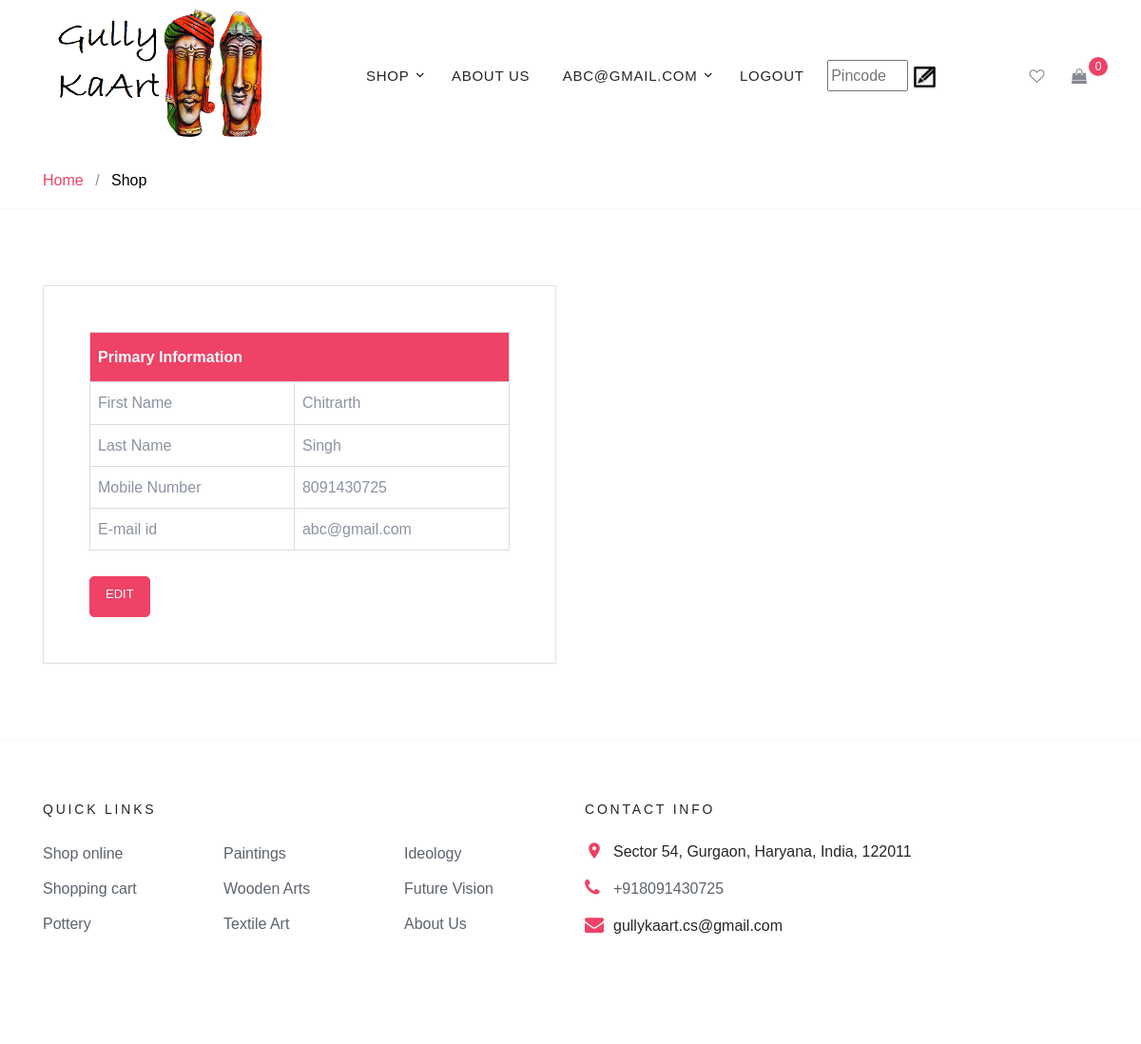
/profile/ (signed in), run on the app's committed database.
### main/models.py (models this page shows, shortened)
class User(AbstractBaseUser):
	email = models.EmailField(max_length=255, unique=True)
	active = models.BooleanField(default=True)
	staff = models.BooleanField(default=False)
	admin = models.BooleanField(default=False)
	USERNAME_FIELD = 'email'
	REQUIRED_FIELDS = []
	objects = UserManager()
	@property
	def is_active(self):
		return self.active

class UserProfile(models.Model):
	user = models.OneToOneField(User, on_delete = models.CASCADE)
	first_name = models.CharField(max_length=50)
	last_name = models.CharField(max_length=50)
	phone = models.CharField(max_length=10)

### main/views.py (the view)
# urls.py: path("profile/",views.profile, name = "profile"),
def profile(request):
	user=User.objects.get(email=request.user.email)
	user_profile = UserProfile.objects.get(user=user)
	cart_count=0
	if request.user.is_authenticated :
		cart_count=Cart.objects.all().filter(email=User.objects.get(email=request.user.email)).count()
	return render(request = request,
                  template_name = "main/profile.html",
                  context={"user_profile":user_profile,'cart_count':cart_count}
                  )

### main/templates/main/profile.html (shortened to what this page needs)
{% extends 'main/base.html'%}
{% block count %}
    {% with count=cart_count %}
        {{ block.super }}
    {% endwith%}
{% endblock count%}
{% block body %}
<div class="site-wrap">
    <div class="custom-border-bottom py-3">
      <div class="container">
        <div class="row">
          <div class="col-md-12 mb-0">
            <a href="../">Home</a>
            <span class="mx-2 mb-0">/</span>
            <strong class="text-black">Shop</strong>
          </div>
        </div>
      </div>
    </div>
 <div class="site-section">
      <div class="container">
        <div class="row">
          <div class="col-md-6 mb-5 mb-md-0">
      <div class="p-3 p-lg-5 border">
<table>
<tr>
<th colspan="2">Primary Information</th>
</tr>
  <tr id="myRow">
    <td>First Name</td>
    <td>{{user_profile.first_name}}</td>
  </tr>
  <tr>
  	<td>Last Name</td>
  	<td>{{user_profile.last_name}}</td>
  </tr>
  <tr>
  	<td>Mobile Number</td>
  	<td>{{user_profile.phone}}</td>
  </tr>
  <tr>
  	<td>E-mail id</td>
  	<td>{{user_profile.user.email}}</td>
  </tr>
</table>
<a class="btn btn-primary btn-lg" style="background-color: #ee4266" href="/change_profile" >EDIT</a>
</div>
</div>
</div>
</div>
</div>
</div>
 {%endblock%}

### main/templates/main/base.html (shortened to what this page needs)
<!DOCTYPE html>
<html lang="en">
  <head onload="Init()">
    <link rel="stylesheet" href="/static/fonts/icomoon/style.css">
    <link rel="stylesheet" href="/static/css/bootstrap.min.css">
    <link rel="stylesheet" href="/static/css/magnific-popup.css">
    <link rel="stylesheet" href="/static/css/jquery-ui.css">
    <link rel="stylesheet" href="/static/css/owl.carousel.min.css">
	<link rel="stylesheet" href="/static/css/style_image.css">
    <link rel="stylesheet" href="/static/css/owl.theme.default.min.css">
    <link rel="stylesheet" href="/static/css/aos.css">
    <link rel="stylesheet" href="/static/css/style.css">
</head>
<body id="body">
	<div class="site-navbar bg-white py-2">
      <div class="container">
        <div class="d-flex align-items-center justify-content-between">
          <div class="logo">
            <div class="site-logo">
			  <img src="/static/images/logo.png" href="#">
            </div>
          </div>
          <div class="main-nav d-none d-lg-block">
            <nav class="site-navigation text-right text-md-center" role="navigation">
              <ul class="site-menu js-clone-nav d-none d-lg-block">
				<li class="has-children active">
                  <a href="/shop/">Shop</a>
                </li>
              <li><a>About Us</a>
              </li>
                {% if user.is_authenticated %}
                    <li  class="has-children active"><a href="/login/">{{user.email}}</a>
                    </li>
                    <li><a href="/logout/">Logout</a></li>
                {% else %}
                    <li><a href="/login/">Login/Create Account</a></li>
                {% endif %}
                <li>
                <input style="padding-left:5px,border:2px solid black,border-radius:4px" id="pincode" placeholder="Pincode" onkeyup="pinmethod(event)" size="6"></input>
              <img src="/static/images/pen.png" width=25px height=25px onclick="enable_pin()" align="middle">
                </li>
              </ul>
            </nav>
          </div>
          <div class="icons">
            <a href="#" class="icons-btn d-inline-block"><span class="icon-heart-o"></span></a>
            {% if user.is_authenticated %}
            <a href="http://127.0.0.1:8000/cart/" class="icons-btn d-inline-block bag">
              <span class="icon-shopping-bag"></span>
              {% block count %}
              <span class="number">{{count}}</span>
              {% endblock count %}
            </a>
            {% endif %}
          </div>
        </div>
      </div>
    </div>
    {% block body %}
    {% endblock %}
    <footer class="site-footer custom-border-top">
      <div class="container">
        <div class="row">
          <div class="col-md-6 col-lg-6 mb-4 mb-lg-0">
            <div class="row">
              <div class="col-md-12">
                <h3 class="footer-heading mb-4">Quick Links</h3>
              </div>
              <div class="col-md-6 col-lg-4">
                <ul class="list-unstyled">
                  <li><a href="#">Shop online</a></li>
                  <li><a href="#">Shopping cart</a></li>
                  <li><a href="#">Pottery</a></li>
                </ul>
              </div>
              <div class="col-md-6 col-lg-4">
                <ul class="list-unstyled">
                  <li><a href="#">Paintings</a></li>
                  <li><a href="#">Wooden Arts</a></li>
                  <li><a href="#">Textile Art</a></li>
                </ul>
              </div>
              <div class="col-md-6 col-lg-4">
                <ul class="list-unstyled">
                  <li><a href="#">Ideology</a></li>
                  <li><a href="#">Future Vision</a></li>
                  <li><a href="#">About Us</a></li>
                </ul>
              </div>
            </div>
          </div>
          <div class="col-md-6 col-lg-6">
            <div class="block-5 mb-5">
              <h3 class="footer-heading mb-4">Contact Info</h3>
              <ul class="list-unstyled">
                <li class="address">Sector 54, Gurgaon, Haryana, India, 122011</li>
                <li class="phone"><a href="tel://">+918091430725</a></li>
                <li class="email">gullykaart.cs@gmail.com</li>
              </ul>
            </div>
          </div>
        </div>
      </div>
    </footer>
</body>
</html>

### gkassets/css/style_image.css (style rules this page uses)
* { box-sizing: border-box }
body { font-family: Verdana, sans-serif; margin:0 }
img { vertical-align: middle; }

### gkassets/css/style.css (style rules this page uses)
body { line-height: 1.7; color: #8c92a0; font-weight: 300; font-size: 16px; }
a { -webkit-transition: .3s all ease; -o-transition: .3s all ease; transition: .3s all ease; }
.text-black { color: #000; }
.site-wrap:before { -webkit-transition: .3s all ease-in-out; -o-transition: .3s all ease-in-out; transition: .3s all ease-in-out; background: rgba(0, 0, 0, 0.6); content: ""; position: absolute; z-index: 2000; top: 0; left: 0; right: 0; bottom: 0; opacity: 0; visibility: hidden; }
.btn { height: 43px; -webkit-transition: .3s all ease-in-out; -o-transition: .3s all ease-in-out; transition: .3s all ease-in-out; text-transform: uppercase; font-size: 13px; }
.site-section { padding: 2.5em 0; }
@media (min-width: 768px) { .site-section { padding: 5em 0; } }
.site-footer { padding: 4em 0; }
.site-footer ul li { margin-bottom: 10px; }
.site-footer ul li a { color: #5c626e; }
.site-footer .footer-heading { font-size: 14px; color: #25262a; letter-spacing: .2em; text-transform: uppercase; }
.icons-btn { display: inline-block; text-align: center; }
.icons-btn span { display: block; height: 40px; width: 40px; line-height: 40px; }
.site-navbar { background: #fff; margin-bottom: 0px; z-index: 1999; position: relative; background: #fff !important; }
.site-navbar a { color: #868995; }
.site-navbar .site-navigation .site-menu { margin-left: 0; padding-left: 0; margin-bottom: 0; }
.site-navbar .site-navigation .site-menu .active > a { color: #25262a; }
.site-navbar .site-navigation .site-menu a { text-decoration: none !important; font-size: 15px; display: inline-block; }
.site-navbar .site-navigation .site-menu > li { display: inline-block; padding: 10px 5px; }
.site-navbar .site-navigation .site-menu > li > a { padding: 10px 10px; text-transform: uppercase; letter-spacing: .05em; color: #25262a; font-size: 15px; text-decoration: none !important; }
.site-navbar .site-navigation .site-menu .has-children { position: relative; }
.site-navbar .site-navigation .site-menu .has-children > a { position: relative; padding-right: 20px; }
.site-navbar .site-navigation .site-menu .has-children > a:before { position: absolute; content: "\e313"; font-size: 16px; top: 50%; right: 0; -webkit-transform: translateY(-50%); -ms-transform: translateY(-50%); transform: translateY(-50%); font-family: 'icomoon'; }
.site-navbar .site-navigation .site-menu .has-children a { text-transform: uppercase; }
.block-5 ul, .block-5 ul li { list-style: none; padding: 0; margin: 0; line-height: 1.5; }
.block-5 ul li { padding-left: 30px; position: relative; margin-bottom: 15px; color: #25262a; }
.block-5 ul li:before { top: 0; font-family: "icomoon"; content: ""; position: absolute; left: 0; font-size: 20px; line-height: 1; color: #ee4266; }
.block-5 ul li.address:before { content: "\e8b4"; }
.block-5 ul li.email:before { content: "\f0e0"; }
.block-5 ul li.phone:before { content: "\f095"; }
.bag { position: relative; }
.bag .number { position: absolute; top: 0; width: 20px; height: 20px; border-radius: 50%; line-height: 20px; color: #fff; font-size: 12px; background: #ee4266; right: -10px; }
.custom-border-bottom { border-bottom: 1px solid #f9f9f9; }
.custom-border-top { border-top: 1px solid #f9f9f9; }

### main/templates/main/base.html (style rules this page uses)
.toast, { box-shadow: 0 2px 2px 0 rgba(0, 0, 0, 0.14), 0 3px 1px -2px rgba(0, 0, 0, 0.12), 0 1px 5px 0 rgba(0, 0, 0, 0.2); }

### main/templates/main/profile.html (style rules this page uses)
table { font-family: "Trebuchet MS", Arial, Helvetica, sans-serif; border-collapse: collapse; width: 100%; }
td,th { border: 1px solid #ddd; padding: 8px; }
th { padding-top: 12px; padding-bottom: 12px; text-align: left; background-color: #ee4266; color: white; }

### data on the page
User: email "ABC@GMAIL.COM"
UserProfile: first_name "Chitrarth", last_name "Singh", phone "8091430725", user.email "abc@gmail.com"

### other printed values
{{ count }} "0"
